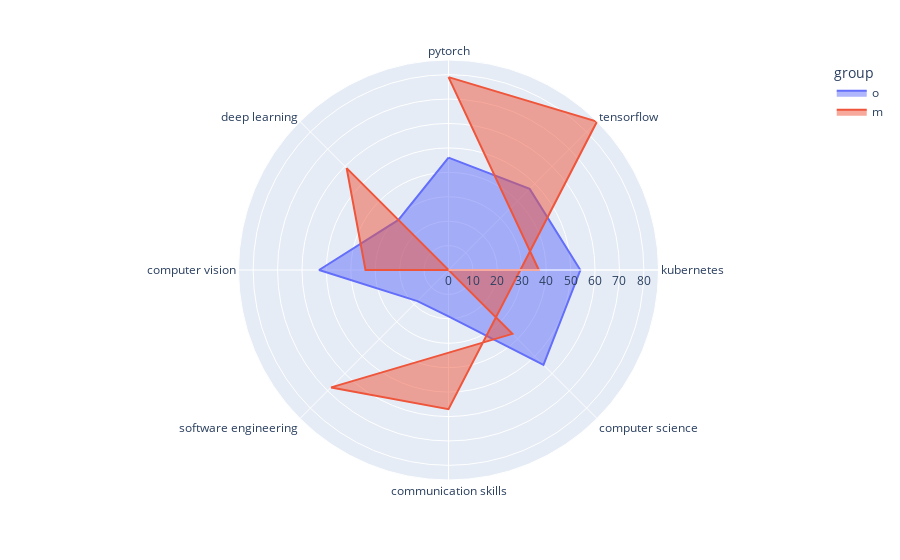

The notebook cell saved with this chart:
### Code cell
# fig = px.line_polar(focus_skills, r = 'freq_count', color = 'group',theta = 'skills', line_close = True)
# fig.update_traces(fill = 'toself')

# fig.show()

### Figure 1 — Plotly figure (JSON) as saved in the notebook; plotly's stock layout.template omitted (floating-point values rounded to 4 significant figures)
{"data": [{"fill": "toself", "hovertemplate": "group=o<br>freq_count=%{r}<br>skills=%{theta}<extra></extra>", "legendgroup": "o", "line": {"color": "#636efa", "dash": "solid"}, "marker": {"symbol": "circle"}, "mode": "lines", "name": "o", "r": [46, 47, 54, 55, 19, 18, 53, 29, 46], "showlegend": true, "subplot": "polar", "theta": ["pytorch", "tensorflow", "kubernetes", "computer science", "communication skills", "software engineering", "computer vision", "deep learning", "pytorch"], "type": "scatterpolar"}, {"fill": "toself", "hovertemplate": "group=m<br>freq_count=%{r}<br>skills=%{theta}<extra></extra>", "legendgroup": "m", "line": {"color": "#EF553B", "dash": "solid"}, "marker": {"symbol": "circle"}, "mode": "lines", "name": "m", "r": [79, 86, 57, 68, 37, 59, 34, 37, 79], "showlegend": true, "subplot": "polar", "theta": ["pytorch", "tensorflow", "communication skills", "software engineering", "computer science", "deep learning", "computer vision", "kubernetes", "pytorch"], "type": "scatterpolar"}], "layout": {"legend": {"title": {"text": "group"}, "tracegroupgap": 0}, "margin": {"t": 60}, "polar": {"angularaxis": {"direction": "clockwise", "rotation": 90}, "domain": {"x": [0, 1], "y": [0, 1]}}}}
